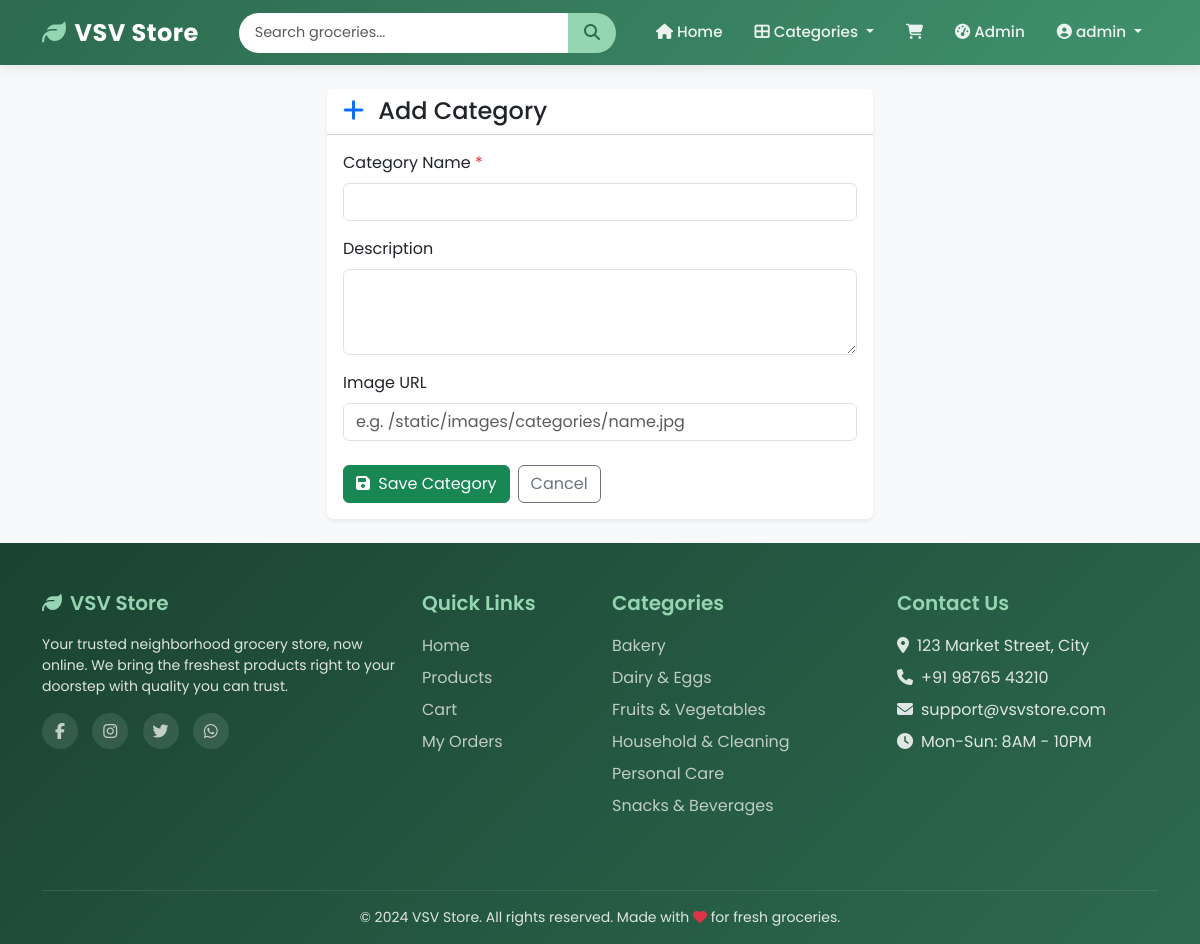
Page /admin/category/add (signed in) on the committed database.
### app.py (models this page shows, shortened)
class User(UserMixin, db.Model):
    __tablename__ = 'users'
    id = db.Column(db.Integer, primary_key=True)
    username = db.Column(db.String(80), unique=True, nullable=False, index=True)
    email = db.Column(db.String(120), unique=True, nullable=False, index=True)
    password_hash = db.Column(db.String(256), nullable=False)
    is_admin = db.Column(db.Boolean, default=False)
    created_at = db.Column(db.DateTime, default=datetime.utcnow)
    cart_items = db.relationship('CartItem', backref='user', lazy='dynamic',
                                cascade='all, delete-orphan')
    orders = db.relationship('Order', backref='user', lazy='dynamic',
                             cascade='all, delete-orphan')

class Category(db.Model):
    __tablename__ = 'categories'
    id = db.Column(db.Integer, primary_key=True)
    name = db.Column(db.String(100), unique=True, nullable=False)
    description = db.Column(db.String(255), default='')
    image_url = db.Column(db.String(255), default='')
    products = db.relationship('Product', backref='category', lazy='dynamic',
                               cascade='all, delete-orphan')

### app.py (the view, shortened to what this page needs)
@app.route('/admin/category/add', methods=['GET', 'POST'])
@admin_required
def admin_add_category():
    return render_template('admin/category_form.html', action='Add')

### app.py (called while the page is built)
@login_manager.user_loader
def load_user(user_id):
    return User.query.get(int(user_id))

def admin_required(f):
    @wraps(f)
    @login_required
    def decorated_function(*args, **kwargs):
        if not current_user.is_admin:
            flash('Access denied. Admin privileges required.', 'danger')
            return redirect(url_for('home'))
        return f(*args, **kwargs)
    return decorated_function

@app.context_processor
def inject_cart_count():
    if current_user.is_authenticated:
        count = CartItem.query.filter_by(user_id=current_user.id).count()
    else:
        count = 0
    return dict(cart_count=count)

@app.context_processor
def inject_categories():
    categories = Category.query.order_by(Category.name).all()
    return dict(all_categories=categories, categories=categories)

### templates/admin/category_form.html (shortened to what this page needs)
{% extends 'base.html' %}
{% block content %}
<div class="container py-4">
    <div class="row justify-content-center">
        <div class="col-md-8 col-lg-6">
            <div class="card border-0 shadow-sm">
                <div class="card-header bg-white">
                    <h4 class="mb-0">
                        <i class="fas fa-{{ 'plus' if action == 'Add' else 'edit' }} me-2 text-primary"></i>
                        {{ action }} Category
                    </h4>
                </div>
                <div class="card-body">
                    <form method="POST">
                        <div class="mb-3">
                            <label for="name" class="form-label">Category Name <span class="text-danger">*</span></label>
                            <input type="text" class="form-control" id="name" name="name"
                                   value="{{ category.name if category else '' }}" required>
                        </div>
                        <div class="mb-3">
                            <label for="description" class="form-label">Description</label>
                            <textarea class="form-control" id="description" name="description" rows="3">{{ category.description if category else '' }}</textarea>
                        </div>
                        <div class="mb-4">
                            <label for="image_url" class="form-label">Image URL</label>
                            <input type="text" class="form-control" id="image_url" name="image_url"
                                   value="{{ category.image_url if category else '' }}"
                                   placeholder="e.g. /static/images/categories/name.jpg">
                        </div>
                        <div class="d-flex gap-2">
                            <button type="submit" class="btn btn-success">
                                <i class="fas fa-save me-1"></i> {{ 'Save Category' if action == 'Add' else 'Update Category' }}
                            </button>
                            <a href="{{ url_for('admin_categories') }}" class="btn btn-outline-secondary">Cancel</a>
                        </div>
                    </form>
                </div>
            </div>
        </div>
    </div>
</div>
{% endblock %}

### templates/base.html (shortened to what this page needs)
<!DOCTYPE html>
<html lang="en">
<head>
    <link href="https://cdn.jsdelivr.net/npm/bootstrap@5.3.2/dist/css/bootstrap.min.css" rel="stylesheet">
    <link href="https://cdnjs.cloudflare.com/ajax/libs/font-awesome/6.5.1/css/all.min.css" rel="stylesheet">
</head>
<body>
    <nav class="navbar navbar-expand-lg navbar-vsv sticky-top">
        <div class="container">
            <a class="navbar-brand" href="{{ url_for('index') }}">
                <i class="fas fa-leaf"></i>VSV Store
            </a>
            <div class="collapse navbar-collapse" id="navbarMain">
                <form class="d-flex navbar-search mx-lg-4 flex-grow-1" action="{{ url_for('products') }}" method="GET" style="max-width: 400px;">
                    <input class="form-control" type="search" name="q" placeholder="Search groceries..." aria-label="Search">
                    <button class="btn" type="submit"><i class="fas fa-search"></i></button>
                </form>
                <ul class="navbar-nav ms-auto align-items-lg-center">
                    <li class="nav-item">
                        <a class="nav-link" href="{{ url_for('index') }}"><i class="fas fa-home me-1"></i>Home</a>
                    </li>
                    <li class="nav-item dropdown">
                        <a class="nav-link dropdown-toggle" href="#" role="button" data-bs-toggle="dropdown">
                            <i class="fas fa-th-large me-1"></i>Categories
                        </a>
                    </li>
                    <li class="nav-item">
                        <a class="nav-link" href="{{ url_for('cart') }}">
                            <span class="cart-icon-wrapper">
                                <i class="fas fa-shopping-cart"></i>
                            </span>
                        </a>
                    </li>
                    {% if current_user.is_authenticated %}
                        {% if current_user.is_admin %}
                        <li class="nav-item">
                            <a class="nav-link" href="{{ url_for('admin_dashboard') }}">
                                <i class="fas fa-tachometer-alt me-1"></i>Admin
                            </a>
                        </li>
                        {% endif %}
                        <li class="nav-item dropdown">
                            <a class="nav-link dropdown-toggle" href="#" role="button" data-bs-toggle="dropdown">
                                <i class="fas fa-user-circle me-1"></i>{{ current_user.username }}
                            </a>
                        </li>
                    {% endif %}
                </ul>
            </div>
        </div>
    </nav>
    <main class="fade-in">
        {% block content %}{% endblock %}
    </main>
    <footer class="footer-vsv">
        <div class="container">
            <div class="row">
                <div class="col-lg-4 mb-4">
                    <h5><i class="fas fa-leaf me-2"></i>VSV Store</h5>
                    <p class="small">Your trusted neighborhood grocery store, now online. We bring the freshest products right to your doorstep with quality you can trust.</p>
                    <div class="social-icons">
                        <a href="#"><i class="fab fa-facebook-f"></i></a>
                        <a href="#"><i class="fab fa-instagram"></i></a>
                        <a href="#"><i class="fab fa-twitter"></i></a>
                        <a href="#"><i class="fab fa-whatsapp"></i></a>
                    </div>
                </div>
                <div class="col-lg-2 col-md-4 mb-4">
                    <h5>Quick Links</h5>
                    <ul class="list-unstyled footer-links">
                        <li><a href="{{ url_for('index') }}">Home</a></li>
                        <li><a href="{{ url_for('products') }}">Products</a></li>
                        <li><a href="{{ url_for('cart') }}">Cart</a></li>
                        {% if current_user.is_authenticated %}
                        <li><a href="{{ url_for('orders') }}">My Orders</a></li>
                        {% endif %}
                    </ul>
                </div>
                <div class="col-lg-3 col-md-4 mb-4">
                    <h5>Categories</h5>
                    <ul class="list-unstyled footer-links">
                        {% for category in categories %}
                        <li><a href="{{ url_for('products', category=category.id) }}">{{ category.name }}</a></li>
                        {% endfor %}
                    </ul>
                </div>
                <div class="col-lg-3 col-md-4 mb-4">
                    <h5>Contact Us</h5>
                    <ul class="list-unstyled footer-links">
                        <li><i class="fas fa-map-marker-alt me-2"></i>123 Market Street, City</li>
                        <li><i class="fas fa-phone me-2"></i>+91 98765 43210</li>
                        <li><i class="fas fa-envelope me-2"></i>support@vsvstore.com</li>
                        <li><i class="fas fa-clock me-2"></i>Mon-Sun: 8AM - 10PM</li>
                    </ul>
                </div>
            </div>
            <div class="footer-bottom text-center">
                <p class="small mb-0">&copy; {{ 2024 }} VSV Store. All rights reserved. Made with <i class="fas fa-heart text-danger"></i> for fresh groceries.</p>
            </div>
        </div>
    </footer>
</body>
</html>

### templates/base.html (style rules this page uses)
:root { --vsv-primary: #2d6a4f; --vsv-secondary: #40916c; --vsv-accent: #95d5b2; --vsv-bg: #f8f9fa; --vsv-text: #212529; --vsv-cart-badge: #e63946; --vsv-light-green: #d8f3dc; --vsv-dark-green: #1b4332; }
body { font-family: 'Poppins', sans-serif; background-color: var(--vsv-bg); color: var(--vsv-text); min-height: 100vh; display: flex; flex-direction: column; }
main { flex: 1; }
.navbar-vsv { background: linear-gradient(135deg, var(--vsv-primary), var(--vsv-secondary)); box-shadow: 0 2px 15px rgba(0, 0, 0, 0.1); padding: 0.6rem 0; }
.navbar-vsv .navbar-brand { font-weight: 700; font-size: 1.5rem; color: #fff !important; letter-spacing: 0.5px; }
.navbar-vsv .navbar-brand i { color: var(--vsv-accent); margin-right: 8px; }
.navbar-vsv .nav-link { color: rgba(255, 255, 255, 0.9) !important; font-weight: 500; font-size: 0.95rem; padding: 0.5rem 1rem !important; transition: color 0.2s ease, background 0.2s ease; border-radius: 6px; }
.navbar-search .form-control { border-radius: 20px 0 0 20px; border: none; padding: 0.5rem 1rem; font-size: 0.9rem; }
.navbar-search .btn { border-radius: 0 20px 20px 0; background: var(--vsv-accent); border: none; color: var(--vsv-primary); padding: 0.5rem 1rem; }
.cart-icon-wrapper { position: relative; display: inline-block; }
.footer-vsv { background: linear-gradient(135deg, var(--vsv-dark-green), var(--vsv-primary)); color: rgba(255, 255, 255, 0.85); padding: 3rem 0 1rem; }
.footer-vsv h5 { color: var(--vsv-accent); font-weight: 600; margin-bottom: 1.2rem; }
.footer-vsv a { color: rgba(255, 255, 255, 0.7); text-decoration: none; transition: color 0.2s ease; }
.footer-vsv .footer-links li { margin-bottom: 0.5rem; }
.footer-vsv .social-icons a { display: inline-flex; align-items: center; justify-content: center; width: 36px; height: 36px; border-radius: 50%; background: rgba(255, 255, 255, 0.1); margin-right: 10px; transition: background 0.3s ease; }
.footer-bottom { border-top: 1px solid rgba(255, 255, 255, 0.1); padding-top: 1rem; margin-top: 2rem; }
.fade-in { animation: fadeIn 0.5s ease-in; }

### rows in the picture
User: username "admin"
Category: name "Bakery"
Category: name "Dairy & Eggs"
Category: name "Fruits & Vegetables"
Category: name "Household & Cleaning"
Category: name "Personal Care"
Category: name "Snacks & Beverages"

### other values in the picture
{{ action }} "Add"
{{ 'Save Category' if action == 'Add' else 'Update Category' }} "Save Category"
{{ 2024 }} "2024"
